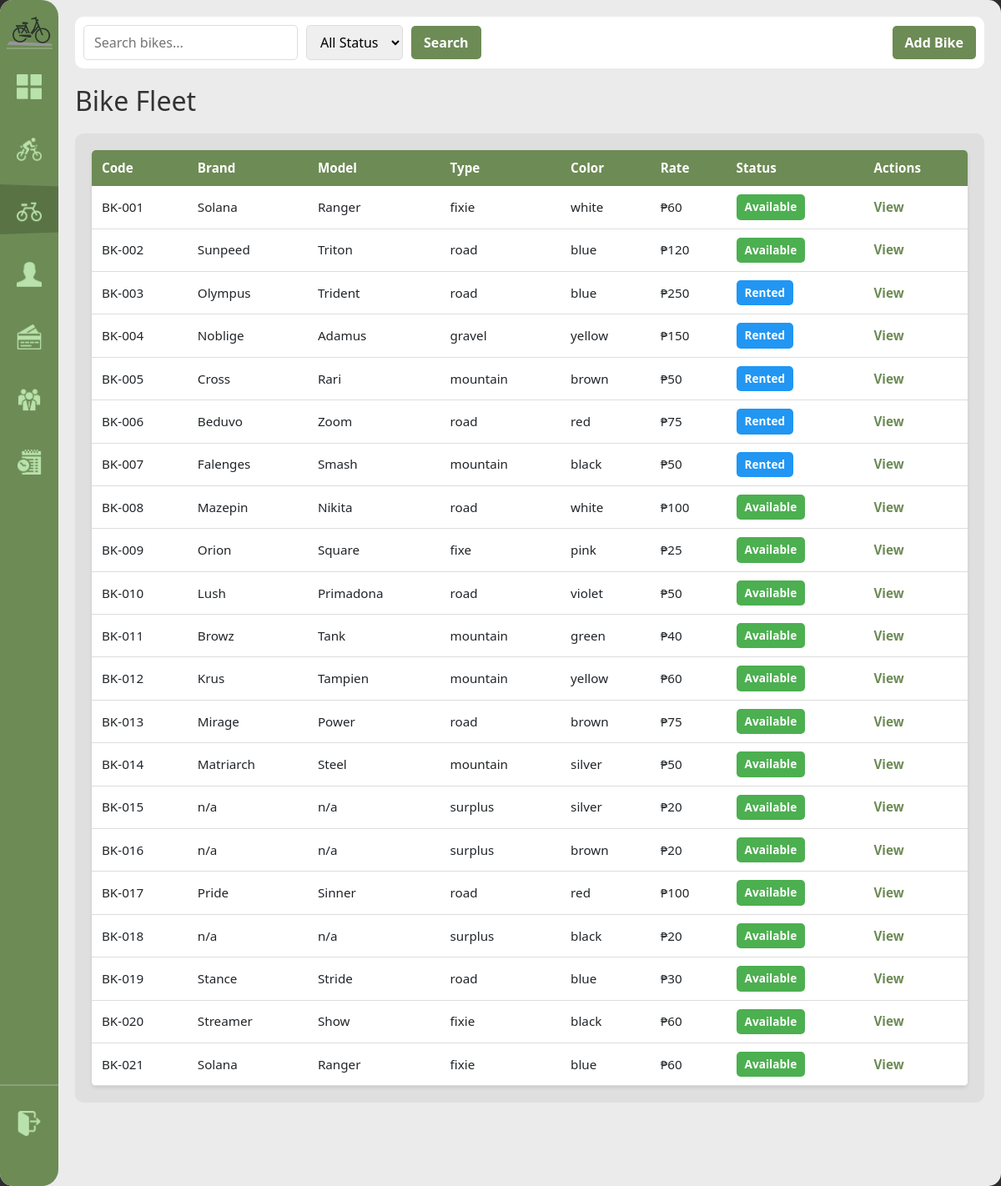
The page /bikes (signed in) on the database its author committed.
### tables this page shows
CREATE TABLE bike (
            bike_id INTEGER PRIMARY KEY AUTOINCREMENT,
            bike_code TEXT NOT NULL UNIQUE,
            brand TEXT NOT NULL, model TEXT NOT NULL,
            color TEXT NOT NULL,
            bike_rate DECIMAL(8,2) NOT NULL DEFAULT 0,
            type TEXT NOT NULL DEFAULT 'standard',
            status TEXT NOT NULL DEFAULT 'available' CHECK(status IN('available','rented','retired')),
            date_added DATE NOT NULL DEFAULT(date('now','localtime'))
        );

### handlers/bike_routes.py (the view)
@bikes_bp.route('/bikes')
@login_required
def registry():
    search = request.args.get('search', '')
    status = request.args.get('status', 'all')
    all_bikes = database.get().get_all_bikes(search, status)
    next_bike_code = database.get().get_next_bike_code()
    return render_template('bike_registry.html', bikes=all_bikes, search=search, filter_status=status, next_bike_code=next_bike_code)

### app.py (called while the page is built)
def get_sidebar_state():
    return request.cookies.get('sidebarState') == 'expanded'

@app.context_processor
def inject_sidebar_state():
    return dict(sidebar_expanded=get_sidebar_state())

@app.context_processor
def inject_current_staff():
    staff = current_staff()
    return dict(current_staff=staff, is_admin=staff and staff.get("role") == "admin")

### modules/auth.py (called while the page is built)
def login_required(view):
    @wraps(view)
    def wrapped(*args, **kwargs):
        if not session.get("staff_id"):
            return redirect(url_for("login"))
        return view(*args, **kwargs)
    return wrapped

def current_staff():
    if not session.get("staff_id"):
        return None
    return {
        "staff_id": session.get("staff_id"),
        "username": session.get("username"),
        "first_name": session.get("first_name"),
        "last_name": session.get("last_name"),
        "role": session.get("role"),
    }

### modules/database.py (called while the page is built, shortened)
def get():
    if not db: init()
    return db

    def get_all_bikes(self, search="", status="all"):
        q = f"%{search}%"
        query = """
            SELECT * FROM bike
            WHERE bike_code LIKE ?
               OR brand LIKE ?
               OR model LIKE ?
               OR color LIKE ?
            ORDER BY bike_code
        """
        return [dict(r) for r in self.conn.execute(query, (q, q, q, q)).fetchall()]

    def get_next_bike_code(self):
        query = "SELECT bike_code FROM bike WHERE bike_code GLOB 'BK-[0-9]*' ORDER BY CAST(SUBSTR(bike_code, 4) AS INTEGER) DESC LIMIT 1"
        r = self.conn.execute(query).fetchone()
        if not r:
            return 'BK-001'
        last_code = r['bike_code']
        m = re.match(r'^BK-(\d+)$', last_code)
        if not m:
            return 'BK-001'
        next_num = int(m.group(1)) + 1
        width = max(len(m.group(1)), 3)
        return f"BK-{next_num:0{width}d}"

### templates/bike_registry.html (shortened to what this page needs)
{% extends "base.html" %}
{% block content %}
<div class="top-bar">
    <form method="get" class="search-form">
        <input type="text" name="search" placeholder="Search bikes..." value="{{ search }}">
        <select name="status">
            <option value="all" {% if filter_status == 'all' %}selected{% endif %}>All Status</option>
        </select>
        <button type="submit" sound-type="minor">Search</button>
        <button type="button" id="add-bike-btn" class="btn-primary">Add Bike</button>
    </form>
</div>
<h1>Bike Fleet</h1>
<div class="content-grid">
    <div class="scroll-table-container">
        <table>
            <thead>
                <tr>
                <th>Code</th>
                <th>Brand</th>
                <th>Model</th>
                <th>Type</th>
                <th>Color</th>
                <th>Rate</th>
                <th>Status</th>
                <th>Actions</th>
            </tr>
        </thead>
        <tbody>
            {% for bike in bikes %}
            <tr>
                <td>{{ bike['bike_code'] }}</td>
                <td>{{ bike['brand'] }}</td>
                <td>{{ bike['model'] }}</td>
                <td>{{ bike['type'] }}</td>
                <td>{{ bike['color'] }}</td>
                <td>₱{{ bike['bike_rate'] }}</td>
                <td><span class="status-badge status-{{ bike['status'] }}">{{ bike['status'].replace('_', ' ').title() }}</span></td>
                <td><a href="{{ url_for('bikes.bike_detail', bid=bike['bike_id']) }}">View</a></td>
            </tr>
            {% endfor %}
        </tbody>
    </table>
    </div>
</div>
{% endblock %}

### static/style.css (style rules this page uses)
:root { --primary-green: #6D8B55; --secondary-green: #566d42; --bg-light: #EBEBEB; --white: #FFFFFF; --sidebar-collapsed: 70px; --sidebar-expanded: 165px; }
body { margin: 0; font-family: 'Segoe UI', Tahoma, Geneva, Verdana, sans-serif; background-color: #2C2C2C; }
.top-bar { background-color: var(--white); opacity: 1; padding: 10px; border-radius: 10px; margin-bottom: 20px; }
.content-grid { display: flex; flex-grow: 1; opacity: 1; background-color: #DFDFDF; border-radius: 10px; }
.scroll-table-container { width: 100%; overflow-x: auto; overflow-y: auto; max-height: calc(100vh - 260px); padding: 20px; box-sizing: border-box; }
.btn-primary, .btn-secondary, button[type="submit"] { padding: 10px 20px; border: none; border-radius: 5px; cursor: pointer; font-weight: bold; text-decoration: none; display: inline-block; transition: all 0.3s ease; }
.btn-primary, button[type="submit"] { background-color: var(--primary-green); color: white; }
table { width: 100%; border-collapse: collapse; background: white; border-radius: 5px; overflow: hidden; box-shadow: 0 2px 4px rgba(0,0,0,0.1); }
table thead { background-color: var(--primary-green); color: white; }
table th, table td { padding: 10px 12px; text-align: left; font-size: 0.95rem; }
table tbody tr { border-bottom: 1px solid #ddd; }
table a { color: var(--primary-green); text-decoration: none; font-weight: bold; }
.status-badge { display: inline-block; padding: 5px 10px; border-radius: 5px; font-size: 0.85rem; font-weight: bold; }
.status-badge.status-active, .status-badge.status-available { background-color: #4CAF50; color: white; }
.status-badge.status-rented { background-color: #2196F3; color: white; }
.search-form { display: flex; gap: 10px; align-items: center; flex-wrap: wrap; }
.search-form input, .search-form select { padding: 8px 12px; border: 1px solid #ddd; border-radius: 5px; font-family: inherit; }
.search-form button { padding: 8px 15px; background-color: var(--primary-green); color: white; border: none; border-radius: 5px; cursor: pointer; font-weight: bold; }
.search-form .btn-primary { background-color: var(--primary-green); margin-left: auto; }
h1, h2 { color: #333; margin: 10px 0; }
h1 { font-size: 2rem; margin-bottom: 20px; }

### rows shown on the page
bike: bike_code "BK-001", brand "Solana", model "Ranger", type "fixie", color "white", bike_rate "60", status.replace "Available"
bike: bike_code "BK-002", brand "Sunpeed", model "Triton", type "road", color "blue", bike_rate "120", status.replace "Available"
bike: bike_code "BK-003", brand "Olympus", model "Trident", type "road", color "blue", bike_rate "250", status.replace "Rented"
bike: bike_code "BK-004", brand "Noblige", model "Adamus", type "gravel", color "yellow", bike_rate "150", status.replace "Rented"
bike: bike_code "BK-005", brand "Cross", model "Rari", type "mountain", color "brown", bike_rate "50", status.replace "Rented"
bike: bike_code "BK-006", brand "Beduvo", model "Zoom", type "road", color "red", bike_rate "75", status.replace "Rented"
bike: bike_code "BK-007", brand "Falenges", model "Smash", type "mountain", color "black", bike_rate "50", status.replace "Rented"
bike: bike_code "BK-008", brand "Mazepin", model "Nikita", type "road", color "white", bike_rate "100", status.replace "Available"
bike: bike_code "BK-009", brand "Orion", model "Square", type "fixe", color "pink", bike_rate "25", status.replace "Available"
bike: bike_code "BK-010", brand "Lush", model "Primadona", type "road", color "violet", bike_rate "50", status.replace "Available"
bike: bike_code "BK-011", brand "Browz", model "Tank", type "mountain", color "green", bike_rate "40", status.replace "Available"
bike: bike_code "BK-012", brand "Krus", model "Tampien", type "mountain", color "yellow", bike_rate "60", status.replace "Available"
bike: bike_code "BK-013", brand "Mirage", model "Power", type "road", color "brown", bike_rate "75", status.replace "Available"
bike: bike_code "BK-014", brand "Matriarch", model "Steel", type "mountain", color "silver", bike_rate "50", status.replace "Available"
bike: bike_code "BK-015", brand "n/a", model "n/a", type "surplus", color "silver", bike_rate "20", status.replace "Available"
bike: bike_code "BK-016", brand "n/a", model "n/a", type "surplus", color "brown", bike_rate "20", status.replace "Available"
bike: bike_code "BK-017", brand "Pride", model "Sinner", type "road", color "red", bike_rate "100", status.replace "Available"
bike: bike_code "BK-018", brand "n/a", model "n/a", type "surplus", color "black", bike_rate "20", status.replace "Available"
bike: bike_code "BK-019", brand "Stance", model "Stride", type "road", color "blue", bike_rate "30", status.replace "Available"
bike: bike_code "BK-020", brand "Streamer", model "Show", type "fixie", color "black", bike_rate "60", status.replace "Available"
bike: bike_code "BK-021", brand "Solana", model "Ranger", type "fixie", color "blue", bike_rate "60", status.replace "Available"
